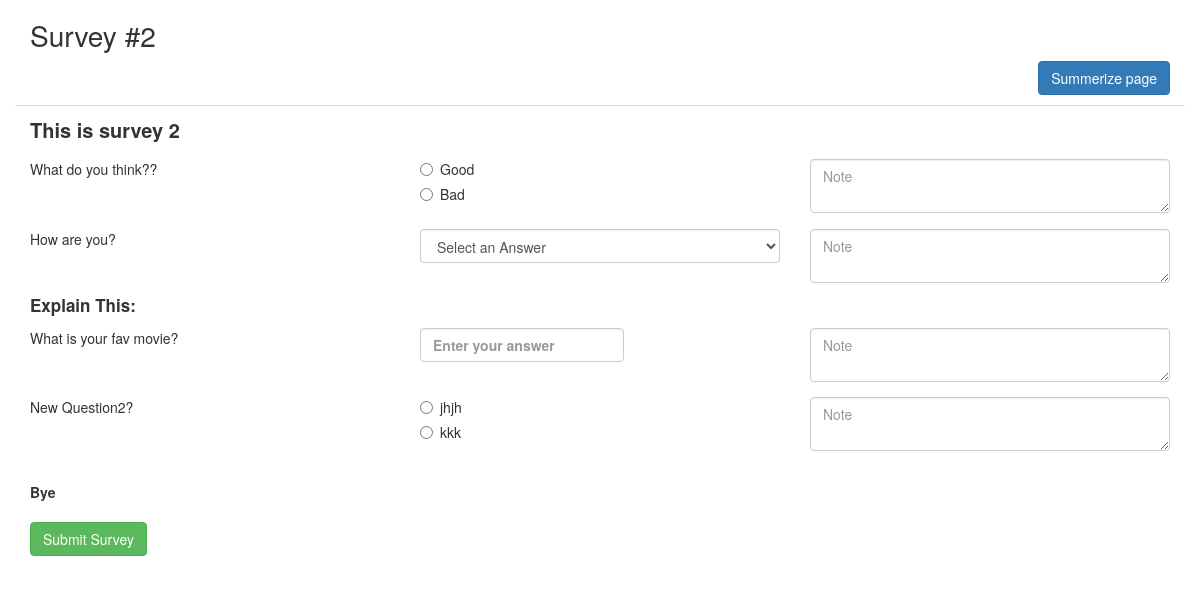
Screenshot of /survey.php?id=2 with the database file from the repository.
### tables this page shows
CREATE TABLE `fields` (
  `id` int(11) NOT NULL,
  `survey_id` int(11) NOT NULL,
  `field_id` int(11) NOT NULL,
  `field_type` varchar(191) NOT NULL,
  `title` text NOT NULL
);

CREATE TABLE `questions_meta` (
  `id` int(11) NOT NULL,
  `survey_id` int(11) NOT NULL,
  `question_id` int(11) NOT NULL,
  `field_name` varchar(191) DEFAULT NULL,
  `summarize` int(11) NOT NULL,
  `type` varchar(191) NOT NULL,
  `type_fields` text,
  `chart` varchar(191) DEFAULT NULL
);

### survey.php (the view, shortened to what this page needs)
<?php include 'db.php'; ?>
<?php
	if(isset($_GET["id"]) && !empty(trim($_GET["id"]))){
		$survey_id = $_GET["id"];
		$survey = $conn->query("SELECT * FROM `fields` where survey_id=".$survey_id );
	}else{
		echo "Error!";
		exit;
	}
?>
<html>
<head>
	<link rel="stylesheet" href="https://maxcdn.bootstrapcdn.com/bootstrap/3.3.7/css/bootstrap.min.css">
	<link href="https://cdnjs.cloudflare.com/ajax/libs/select2/4.0.6-rc.0/css/select2.min.css" rel="stylesheet" />
	<link href="assets/styles.css" rel="stylesheet">
</head>
<body>
	<div class="container">
		<div style="margin-bottom:10px">
			<h3 class="" style="font-size:28px">Survey #<?php echo $_GET["id"]; ?></h3>
			<div class="text-right">
				<a href="/survey/summerize.php?id=<?php echo $_GET['id']; ?>" class="btn btn-primary ">
					Summerize page
				</a>
			</div>
		</div>
		<form action="" method="post">
<?php
	while($row = $survey->fetch_assoc()) { ?>
		<div class="row <?php echo $row['field_type']; ?>">
			<div class="col-md-<?php if($row['field_type'] == 'question'){echo '4';}else{echo '12';}; ?>">
				<label class="<?php echo $row['field_type']; ?>-title"><?php echo $row['title']; ?></label>
			</div>
			<?php if($row['field_type'] == 'question'){ ?>
				<div class="col-md-4">
					<?php $question = "select * from questions_meta where survey_id=".$survey_id." and question_id=".$row['field_id'];
					$question = $conn->query($question);
					$question = $question->fetch_assoc();
					$questionFields = explode(',', $question['type_fields']);
					if($question['type'] == "radio"){
						foreach($questionFields as $questionField){
							echo '<div class="radio"><label><input required value="'.$questionField.'" type="radio" name="'.$row['field_id'].'">'.$questionField.'</label></div>';
						}
					}else if($question['type'] == "open-text"){
						echo '<textarea required class="form-control" placeholder="Enter your answer" name="'.$row['field_id'].'"></textarea>';
					}else if($question['type'] == "short-text"){
						echo '<label><input required class="form-control" placeholder="Enter your answer" type="text" name="'.$row['field_id'].'"></label>';
					}else if($question['type'] == "checkbox"){
						foreach($questionFields as $questionField){
							echo '<div class="checkbox"><label><input required value="'.$questionField.'" type="checkbox" name="'.$row['field_id'].'[]">'.$questionField.'</label></div>';
						}
					}else if($question['type'] == "select"){
						echo '<select required class="form-control" name="'.$row['field_id'].'">';
						echo '<option value="" disabled selected>Select an Answer</option>';
						echo "</select>";
					} ?>
				</div>
				<div class="col-md-4">
					<textarea class="form-control" placeholder="Note" name="note[]"></textarea>
				</div>
			<?php } ?>
		</div>
	<?php }
?>
			<button type="submit" class="btn btn-success">Submit Survey</button>
		</form>
	</div>
</body>
</html>

### assets/styles.css (style rules this page uses)
.instruction-title { font-size: 20px; padding: 10px 0 5px; }
.instruction { border-top: 1px solid #ddd; }
.question { padding: 5px 0 10px; }
.checkbox, .radio { margin-top: 0; }
.question-title { font-weight: normal; }
.explanation-title { font-weight: bold; font-size: 17px; }
.loaded-title { margin-top: 20px; margin-bottom: 20px; }

### rows the page displays
fields: title "This is survey 2"
fields: title "What do you think??", questions_meta.type_fields "Good", questions_meta.type_fields "Bad"
fields: title "How are you?"
fields: title "Explain This:"
fields: title "What is your fav movie?"
fields: title "New Question2?", questions_meta.type_fields "jhjh", questions_meta.type_fields "kkk"
fields: title "Bye"

### other values shown
$_GET["id"] "2"
